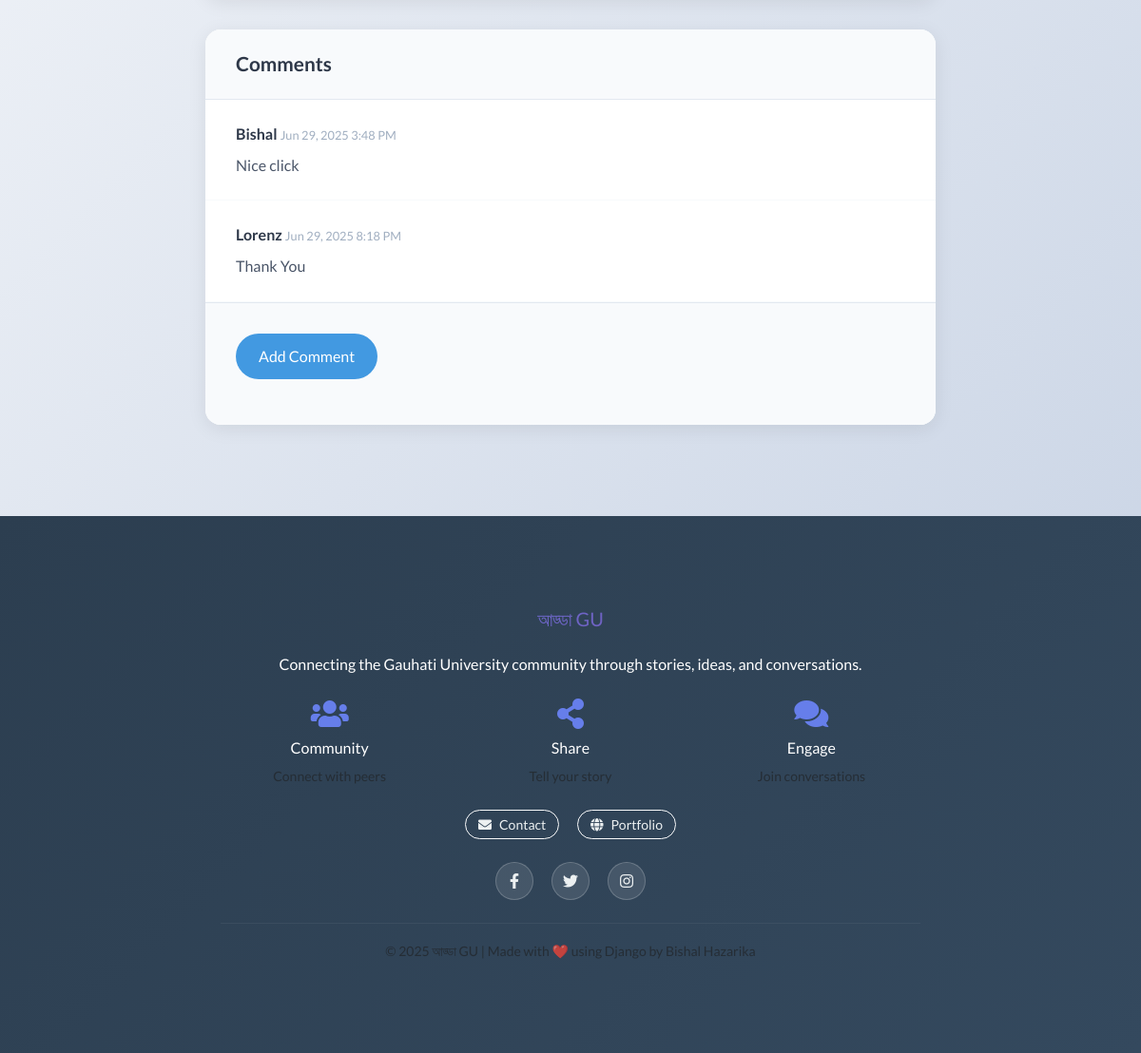
Before: /post/14/ (lower part) with the older database file.
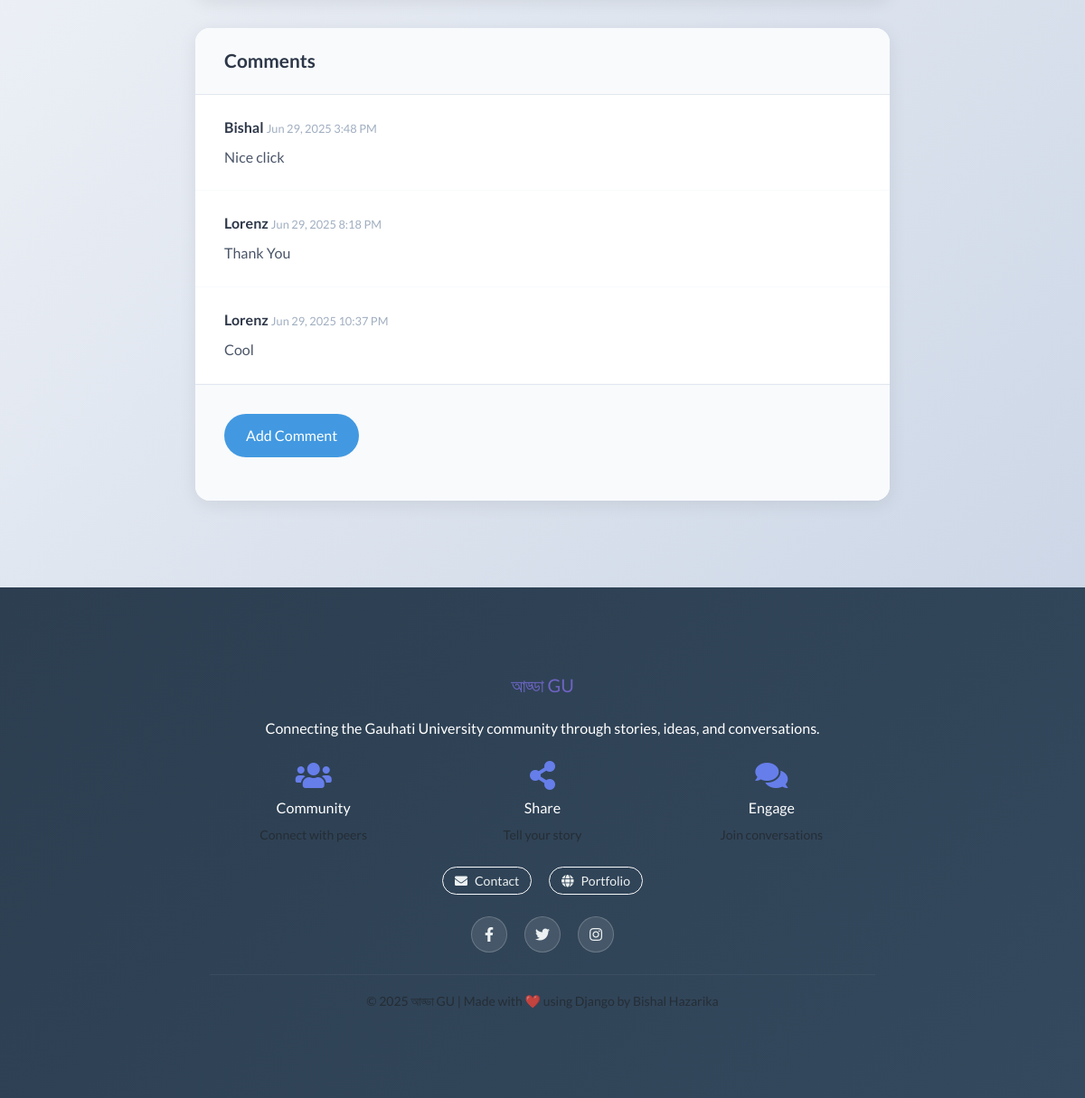
After: the same page with the newer database file.
### blogs/models.py (models this page shows, shortened)
class Comment(models.Model):
    blog_post = models.ForeignKey(BlogPost, related_name="comments", on_delete=models.CASCADE)
    author = models.ForeignKey(settings.AUTH_USER_MODEL, on_delete=models.CASCADE)
    text = models.TextField()
    created_at = models.DateTimeField(auto_now=True)

### users/models.py (models this page shows, shortened)
class CustomUser(AbstractUser):
    bio = models.TextField(blank=True, null=True)
    profile_picture = models.ImageField(upload_to='profile_pictures/',blank=True,null=True)
    followers = models.ManyToManyField('self', related_name='following', symmetrical=False, blank=True)

### blogs/views.py (the view, shortened to what this page needs)
# urls.py: path('post/<int:pk>/', blog_detail_view, name='blog_detail'),
def blog_detail_view(request, pk):
    blog_post = get_object_or_404(BlogPost, pk =pk)
    comments = blog_post.comments.all()
    liked  = False
    if request.user.is_authenticated:
        liked = blog_post.likes.filter(user=request.user).exists()
    likes = blog_post.likes.all()
    return render(request, 'blogs/blog_detail.html', {
        'post':blog_post,
        'comments':comments,
        'likes':likes,
        'liked': liked
        })

### blogs/templates/blogs/blog_detail.html (shortened to what this page needs)
{% extends 'base.html' %}
{% block content %}
<div class="blog-container">
    <section class="comments-section">
        <div class="comments-header">
            <h3 class="comments-title">Comments</h3>
        </div>
        {% if comments %}
            <div class="comments-list">
                {% for comment in comments %}
                    <div class="comment-item" id="comment-{{ comment.id }}">
                        <div class="comment-header">
                            <div>
                                <span class="comment-author">{{ comment.author.username }}</span>
                                <span class="comment-date">{{ comment.created_at|date:"M d, Y g:i A" }}</span>
                            </div>
                        </div>
                        <p class="comment-text">{{ comment.text }}</p>
                    </div>
                {% endfor %}
            </div>
        {% else %}
            <div class="empty-state">
                <div class="empty-state-icon">💬</div>
                <p>No comments yet. Be the first to comment!</p>
            </div>
        {% endif %}
        <div class="comment-form-section">
            <button id="add-comment-btn" class="add-comment-btn">Add Comment</button>
        </div>
    </section>
</div>
{% endblock %}

Changed rows visible on the page:
added Comment: author.username "Lorenz", created_at "Jun 29, 2025 10:37 PM", text "Cool"
